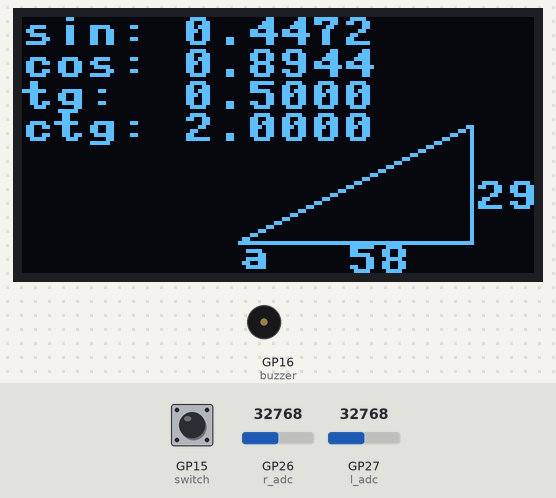
The program below on a simulated Raspberry Pi Pico running MicroPython. Shown: 128×64 one-colour display, buzzer (waves = sounding). Inputs (shaded band) come from the test bench; at power-on: GP26 (r_adc) = 32768, GP15 (switch) LOW, GP27 (l_adc) = 32768 (analog values on the 0–65535 scale). Library files of the repository ran but are not shown: ssd1306.py.

Above: at 1.2 s.
1.3 s: GP26 (r_adc) set to 45874
At 1.7 s:
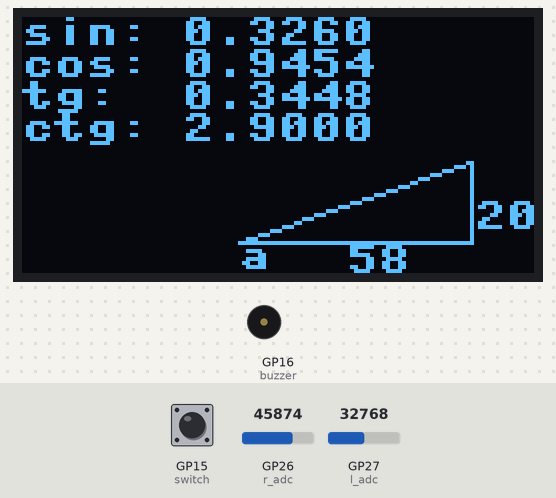
2.8 s: GP15 (switch) pulled HIGH for 0.15 s
At 2.91 s:
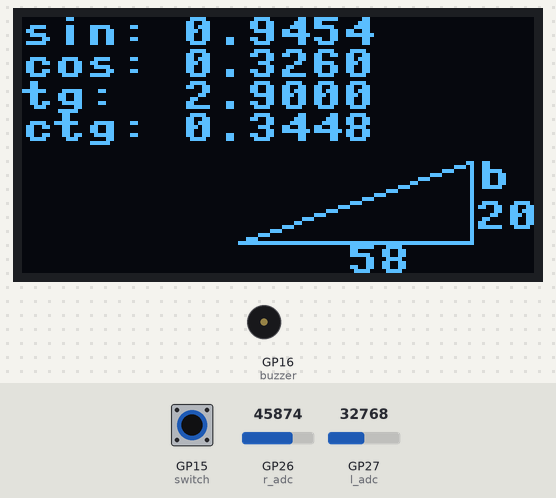
4.4 s: GP27 (l_adc) set to 45874
At 5.3 s:
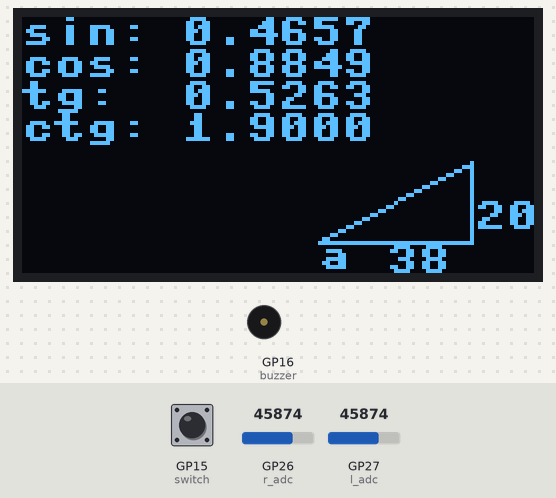
5.9 s: GP15 (switch) pulled HIGH for 1 s
At 6.6 s:
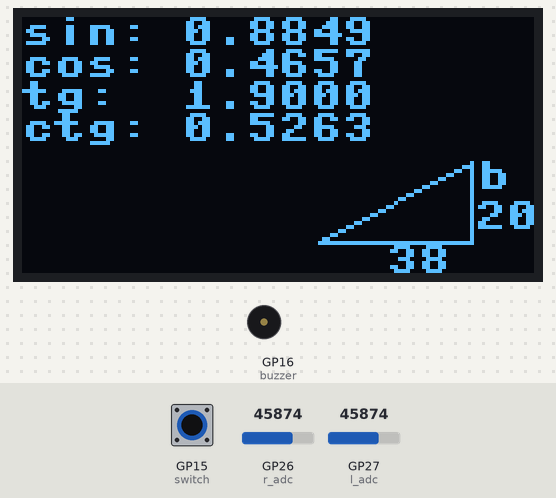
8.4 s: GP26 (r_adc) set to 57670
At 9.4 s:
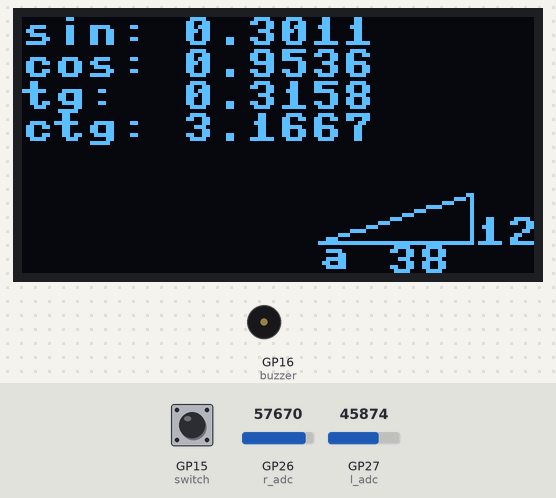
9.9 s: GP27 (l_adc) set to 57670
At 11.2 s:
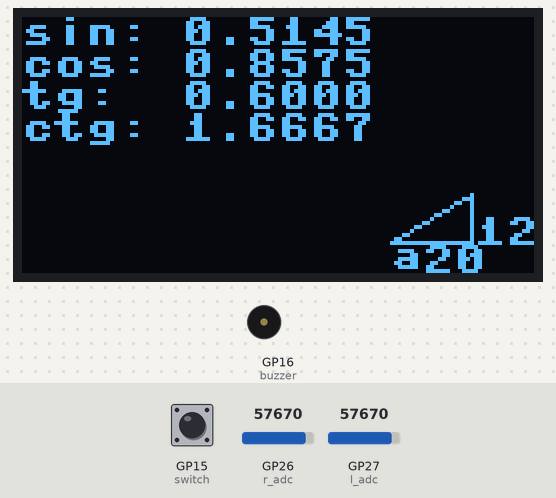
Timing chart, 0 to 12.4 s (numbered marks = the images above; inputs shaded):
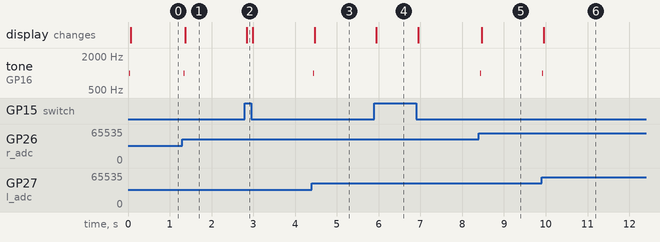

Measured:
- after the input at 1.3 s, tone on GP16 (buzzer): silent → 1000 Hz at once, → silent 0.01 s later; the display: changes after 0.07 s (image 1)
- after the input at 2.8 s, the display: changes at once (image 2)
- after the input at 4.4 s, tone on GP16 (buzzer): silent → 1000 Hz at once, → silent 0.01 s later; the display: changes after 0.07 s (image 3)
- after the input at 5.9 s, the display: changes at once (image 4)
- after the input at 8.4 s, tone on GP16 (buzzer): silent → 1000 Hz at once, → silent 0.01 s later; the display: changes after 0.07 s (image 5)
- after the input at 9.9 s, tone on GP16 (buzzer): silent → 1000 Hz at once, → silent 0.01 s later; the display: changes after 0.05 s (image 6)

The program:

main.py
```python
# Import the libraries
from machine import Pin, I2C, ADC, PWM
from ssd1306 import SSD1306_I2C
import time
import math


# SETUP CONNECTIONS
# Right potentiometer
r_adc = ADC(Pin(26))
# Left potentiometer
l_adc = ADC(Pin(27))
# I2C connection to the display
i2c = I2C(0, sda=Pin(0), scl=Pin(1), freq=400000)
# Setup display
oled = SSD1306_I2C(128, 64, i2c)
# Buzzer pin
buzzer = PWM(Pin(16))
# Switch pin
switch = Pin(15, Pin.IN)
buzzer.duty_u16(0)
old_wartosc = (0, 0)
mode = 1

# Function for re-mapping the values
def translate(value, leftMin, leftMax, rightMin, rightMax):
    # Figure out how 'wide' each range is
    leftSpan = leftMax - leftMin
    rightSpan = rightMax - rightMin

    # Convert the left range into a 0-1 range (float)
    valueScaled = float(value - leftMin) / float(leftSpan)

    # Convert the 0-1 range into a value in the right range.
    return rightMin + (valueScaled * rightSpan)


# Frame update
while True:
    oled.fill(0)

    if switch():
        mode = 2
    else:
        mode = 1

    # MATH STUFF
    prawy_y = int(translate(round(r_adc.read_u16(), -3), 256, 65535, 5, 50))
    lewy_x = int(translate(round(l_adc.read_u16(), -2), 256, 65535, 5, 105))
    if abs(lewy_x - old_wartosc[0]) >= 3 or abs(prawy_y - old_wartosc[1]) >= 3:
        buzzer.duty_u16(1000)
        time.sleep(0.01)
        buzzer.duty_u16(0)
        old_wartosc = (lewy_x, prawy_y)

    # Draw the triangle
    oled.line(112, 56, 112, prawy_y, 1)
    oled.line(112, 56, lewy_x, 56, 1)
    oled.line(lewy_x, 56, 112, prawy_y, 1)

    # Calculate length
    bok_prawy = 56 - prawy_y
    bok_dolny = 112 - lewy_x
    bok_gorny = math.sqrt((bok_prawy**2) + (bok_dolny**2))

    # Draw the symbols
    if mode == 1:
        oled.text("a", lewy_x, 56)

        tga = bok_prawy / bok_dolny
        ctga = bok_dolny / bok_prawy
        sina = bok_prawy / bok_gorny
        cosa = bok_dolny / bok_gorny

        oled.text(f"sin: {sina:.4f}", 0, 0)
        oled.text(f"cos: {cosa:.4f}", 0, 8)
        oled.text(f"tg:  {tga:.4f}", 0, 16)
        oled.text(f"ctg: {ctga:.4f}", 0, 24)

    elif mode == 2:
        oled.text("b", 112 + 2, prawy_y)

        sinb = bok_dolny / bok_gorny
        cosb = bok_prawy / bok_gorny
        tgb = bok_dolny / bok_prawy
        ctgb = bok_prawy / bok_dolny

        oled.text(f"sin: {sinb:.4f}", 0, 0)
        oled.text(f"cos: {cosb:.4f}", 0, 8)
        oled.text(f"tg:  {tgb:.4f}", 0, 16)
        oled.text(f"ctg: {ctgb:.4f}", 0, 24)
    else:
        print("Something is very wrong")

    if bok_dolny >= 20:
        oled.text(f"{bok_dolny}", int(bok_dolny / 2) + lewy_x - 2, 56 + 1)
    if bok_prawy >= 10:
        oled.text(f"{bok_prawy}", 112 + 1, int(bok_prawy / 2) + prawy_y)

    oled.show()
    time.sleep(0.01) # Wait 1/100 of a second
```
